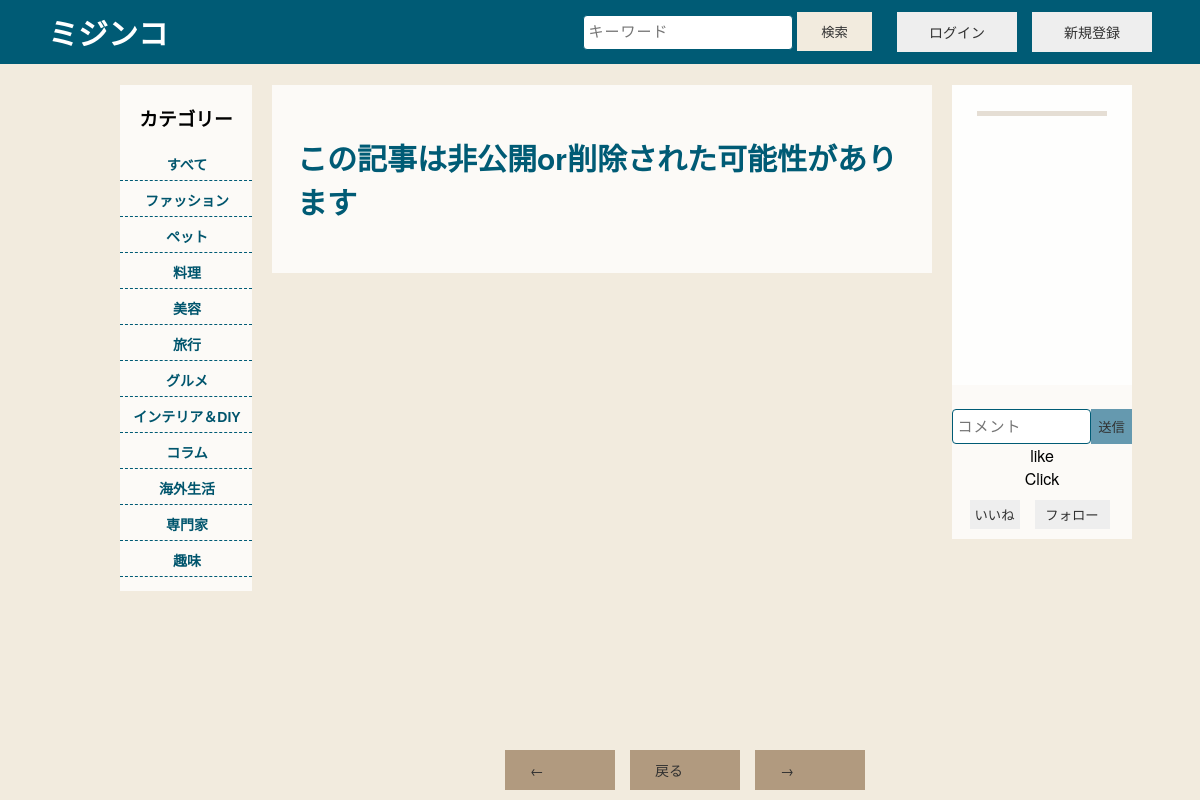
Page /articles/browse-article.php on the committed database.
### tables this page shows
CREATE TABLE tags
(
    tag_id   int not null,
    tag_name varchar(32) not null,
    primary key (tag_id)
);

### DB/get_connect.php (called while the page is built)
<?php
function get_connect() {
  $user = "grant_all_user";
  $pass = "T4tZhGD-GRUfDtUgF6";
  $database = "blog_app";
  $server = "127.0.0.1:3308";
  $dsn = "mysql:host={$server};dbname={$database};charset=utf8";
  try {
    $pdo = new PDO($dsn, $user, $pass);
    $pdo->setAttribute(PDO::ATTR_EMULATE_PREPARES, false);
    $pdo->setAttribute(PDO::ATTR_ERRMODE, PDO::ERRMODE_EXCEPTION);
    return $pdo;
  } catch (Exception $e) {
    echo "DB接続エラー";
    echo $e->getMessage();
    exit();
  }
}

### DB/article_dao.php (called while the page is built, shortened)
<?php
require_once "get_connect.php";
function get_tags() {
  try {
    $sql = "SELECT * FROM tags";
    $stm = get_connect()->prepare($sql);
    $stm->execute();
    return $stm->fetchAll(PDO::FETCH_ASSOC);
  } catch (PDOException $e) {
    echo $e->getMessage();
  } finally {
    $pdo = null;
  }
}
function get_article($article_id) {
  try {
    $sql = "SELECT * FROM articles WHERE article_id=:articleid";
    $stm = get_connect()->prepare($sql);
    $stm->bindValue(':articleid', $article_id, PDO::PARAM_INT);
    $stm->execute();
    return $stm->fetch(PDO::FETCH_ASSOC);
    } catch (PDOException $e) {
    echo $e->getMessage();
  } finally {
    $pdo = null;
  }
}

### articles/browse-article.php (the view, shortened to what this page needs)
<?php
require_once '../DB/article_dao.php';
$article = get_article($_GET['article_id']);
$tags = get_tags();
$articles = $_SESSION['articles'];
$id_array = array_column($articles, 'article_id');
$article_index = array_keys($id_array, $_GET['article_id'])[0];
?>
<!DOCTYPE html>
<html lang="ja">
<head>
  <link rel="stylesheet" href="../css/browse_style.css">
</head>
<body>
<?php if (empty($_SESSION['user_info'])) { ?>
  <header>
    <a href="../index.php"><h1>ミジンコ</h1></a>
    <nav class="pc-nav">
      <ul>
        <li>
          <form action="../index.php" method="get">
            <div style="display:inline-flex">
              <div class="cp_iptxt">
                <label class="ef">
                  <input type="search" name="keyward" placeholder="キーワード">
                </label>
              </div>
            </div>
            <button type="submit" aria-label="検索" class="search_btn">検索</button>
          </form>
        </li>
        <li class="btn"><a href="../user/login-form.php">ログイン</a></li>
        <li class="btn"><a href="../user/signUp-form.php">新規登録</a></li>
      </ul>
    </nav>
  </header>
<?php } ?>
<div class="wrapper">
  <div class="container">
    <article>
      <div class="side">
        <h3>カテゴリー</h3>
        <ol class="sample1">
          <li><a href="../index.php">すべて</a></li>
          <?php
          foreach ($tags as $t) {
            ?>
            <li><a href="../index.php?tag_id=<?php echo $t['tag_id'] ?>"><?php echo $t['tag_name'] ?></a></li>
          <?php } ?>
        </ol>
      </div>
      <?php if ($article['published'] > 0) { ?>
        <div class="content">
          <div class="box">
            <h2><?php echo $article['title'] ?></h2>
            <?php echo get_user_name($article['user_id']) ?>　<?php echo $article['update_at'] ?>
            <hr>
            <p><?php echo $article['article_content'] ?></p>
            <hr>
            <?php echo get_tag_name($article['tag_id']) ?>
          </div>
        </div>
      <?php } else { ?>
        <div class="content2">
          <div class="box">
            <h2>この記事は非公開or削除された可能性があります</h2>
          </div>
        </div>
      <?php } ?>
      <div class="comment">
        <div class="box2">
          <div class="co">
          </div>
        </div>
          <div style="display:inline-flex">
            <div class="cp_iptxt">
              <label class="ef">
                <input type="text" name="comment" placeholder="コメント" id="comment">
              </label>
            </div>
            <button type="submit" aria-label="送信" class="comment_btn" id="send">送信</button>
          </div>
        <div class="like">like</div>
        <div id="text-button" onclick="clickDisplayAlert()">Click</div>
        <div style="display:inline-flex">
          <?php if (empty($like)) {
            $li = 0;
          } else {
            $li = 1;
          } ?>
          <button type="button" class="like_btn" id="like_btn" data-like="<?php echo $li; ?>" data-user="<?php echo $user['user_id']; ?>"
                  data-article="<?php echo $article['article_id']; ?>">いいね
          </button>
          <?php if (empty($follow)) { ?>
            <button type="button" class="follow_btn" 　id="follow_btn" data-follow="<?php echo $article['user_id']; ?>"
                    data-user="<?php echo $user['user_id']; ?>">フォロー
            </button>
          <?php } ?>
        </div>
      </div>
    </article>
  </div>
</div>
<?php
if (isset($articles[$article_index + 1])) {
  $next_page = $articles[$article_index + 1]['article_id'];
} else {
  $next_page = $articles[0]['article_id'];
}
if (isset($articles[$article_index - 1])) {
  $pre_page = $articles[$article_index - 1]['article_id'];
} else {
  $pre_page = $articles[count($id_array) - 1]['article_id'];
}
?>
<div class="lower_contents">
  <ul>
    <li class="btn2"><a href="./browse-article.php?article_id=<?php echo $pre_page ?>">←</a></li>
    <li class="btn2"><a href="../">戻る</a></li>
    <li class="btn2"><a href="./browse-article.php?article_id=<?php echo $next_page ?>">→</a></li>
  </ul>
</div>
</body>
</html>

### rows in the picture
tags: tag_name "ファッション"
tags: tag_name "ペット"
tags: tag_name "料理"
tags: tag_name "美容"
tags: tag_name "旅行"
tags: tag_name "グルメ"
tags: tag_name "インテリア＆DIY"
tags: tag_name "コラム"
tags: tag_name "海外生活"
tags: tag_name "専門家"
tags: tag_name "趣味"
